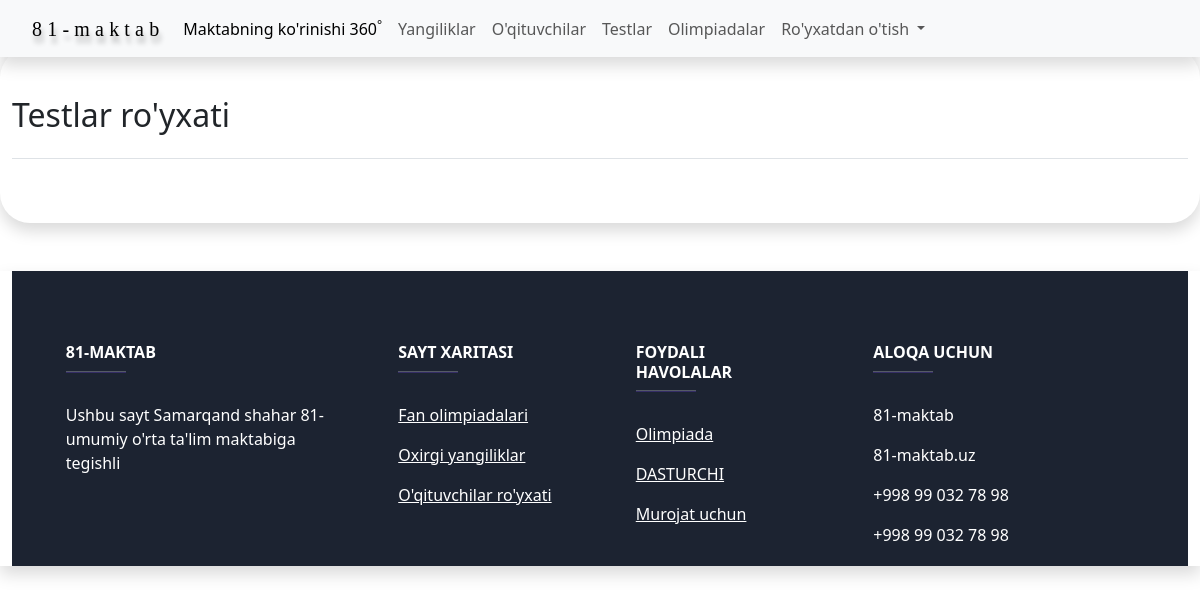
/test/, run on an earlier commit of the app's database.
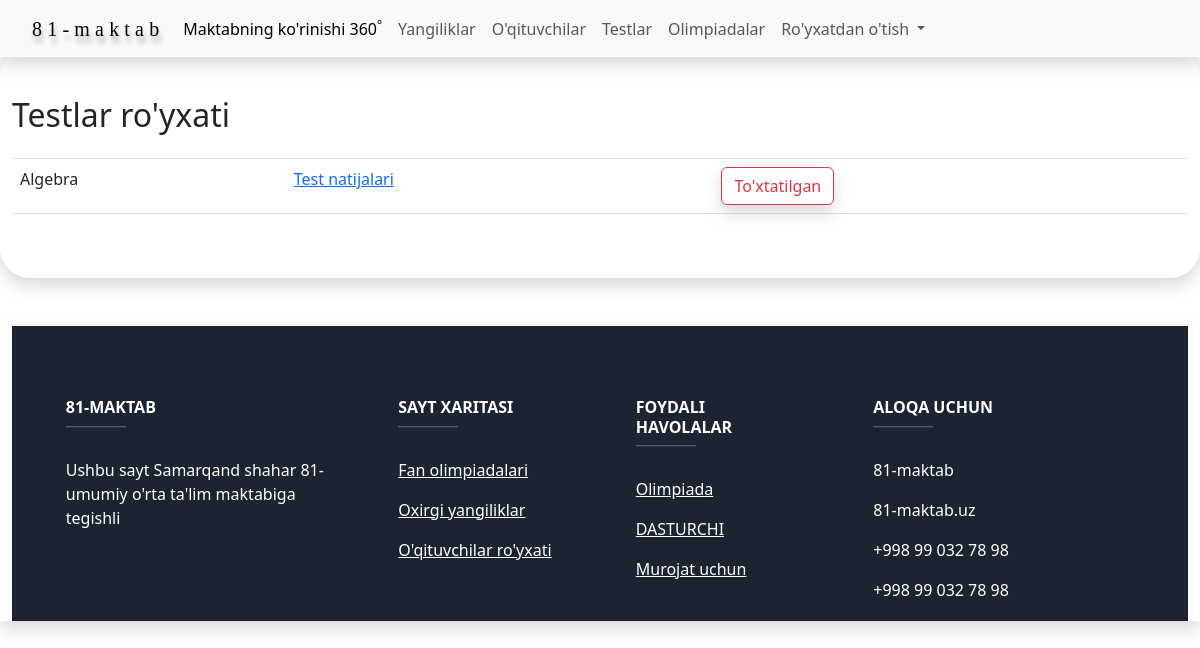
And on a later commit of the database.
### testlar/models.py (models this page shows, shortened)
class QuizModel(models.Model):
    title = models.CharField(max_length=50, verbose_name='Fan nomi')
    tugatish = models.BooleanField(default=False)
    class Meta:
        ordering = ['-id']
        verbose_name = "Yangi test qo'shish"
        verbose_name_plural = "Yangi test tuzish"

### testlar/views.py (the view)
# urls.py: path('', qiuz, name='qiuz'),
def qiuz(request):
    quizs = QuizModel.objects.all()
    context = {
        'quizs': quizs
    }
    return render(request, 'quiz.html', context)

### templates/quiz.html (shortened to what this page needs)
{% extends 'base.html' %}
{% load static %}
{% block content %}
<div style="border-radius: 30px;" class="container-fluid shadow py-5 mt-5">
    <h2>Testlar ro'yxati</h2>
    <table class="table">
      <thead>
        <tr>
          <th scope="col"></th>
          <th scope="col"></th>
          <th scope="col"></th>
        </tr>
      </thead>
        {% for quiz in quizs %}
            <tbody>
                <tr>
                  <td>{{ quiz.title }}</td>
                    <td><a target="_blank" href="{% url 'result_detail' quiz.id %}">Test natijalari</a></td>
                    {% if quiz.tugatish %}
                        <td>
<button type="button" class="btn btn-outline-danger shadow" data-bs-toggle="modal" data-bs-target="#staticBackdrop">
  To'xtatilgan
</button>
</td>
                    {% else %}
                        <td><a href="{% url 'quistion' quiz.id %}" class="btn btn-outline-primary">Qatnashish</a></td>
                    {% endif %}
                </tr>
            </tbody>
        {% endfor %}
    </table>
</div>
{% endblock content %}

### templates/base.html (shortened to what this page needs)
<!doctype html>
<html lang="en">
  <head>
    <link href="https://cdn.jsdelivr.net/npm/bootstrap@5.3.0-alpha1/dist/css/bootstrap.min.css" rel="stylesheet">
    <link href="https://getbootstrap.com/docs/5.3/dist/css/bootstrap.min.css" rel="stylesheet">
  </head>
  <body>
    <nav class="navbar navbar-expand-lg bg-body-tertiary shadow fixed-top">
  <div class="container-fluid">
    <a class="navbar-brand" href="{% url 'home' %}">
      <div class="wave">
        <span style="--item:1">8</span>
        <span style="--item:2">1</span>
        <span style="--item:3">-</span>
        <span style="--item:4">m</span>
        <span style="--item:5">a</span>
        <span style="--item:6">k</span>
        <span style="--item:7">t</span>
        <span style="--item:8">a</span>
        <span style="--item:9">b</span>
      </div>
    </a>
    <div class="collapse navbar-collapse" id="navbarSupportedContent">
      <ul class="navbar-nav me-auto mb-2 mb-lg-0">
        <li class="nav-item">
          <a class="nav-link active" aria-current="page" href="{% url 'map' %}">Maktabning ko'rinishi 360<sup>°</sup></a>
        </li>
        <li class="nav-item">
          <a class="nav-link" aria-current="page" href="{% url 'news' %}">Yangiliklar</a>
        </li>
        <li class="nav-item">
          <a class="nav-link" href="{% url 'teacher_info' %}">O'qituvchilar</a>
        </li>
        <li class="nav-item">
          <a class="nav-link" href="{% url 'qiuz' %}">Testlar</a>
        </li>
        <li class="nav-item">
          <a class="nav-link" href="https://maktab81c.up.railway.app/">Olimpiadalar</a>
        </li>
        {% if user.is_authenticated %}
          <li class="nav-item dropdown">
              <a class="nav-link dropdown-toggle" href="#" role="button" data-bs-toggle="dropdown" aria-expanded="false">
                {{ user.username.title }}
              </a>
                <ul class="dropdown-menu">
                  <li><a class="dropdown-item" href="#">{{ user.username.title }}</a></li>
                  <li><a class="dropdown-item" href="{% url 'logout' %}">Chiqish</a></li>
                </ul>
            </li>
        {% else %}
          <li class="nav-item dropdown">
            <a class="nav-link dropdown-toggle" href="#" role="button" data-bs-toggle="dropdown" aria-expanded="false">
              Ro'yxatdan o'tish
            </a>
          </li>
        {% endif %}
      </ul>
    </div>
  </div>
</nav>
    {% block content %}
    {% endblock content %}
    <div class="container-fluid mt-5 shadow">
  <footer
          class="text-center text-lg-end text-white"
          style="background-color: #1c2331"
          >
      <div>
      </div>
      <div class="container text-center text-md-start mt-5">
        <div class="row mt-3">
          <div class="col-md-3 col-lg-4 col-xl-3 mx-auto mb-4">
            <h6 class="text-uppercase fw-bold">81-maktab</h6>
            <hr
                class="mb-4 mt-0 d-inline-block mx-auto"
                style="width: 60px; background-color: #7c4dff; height: 2px"
                />
            <p>
              Ushbu sayt Samarqand shahar 81-umumiy o'rta ta'lim maktabiga tegishli
            </p>
          </div>
          <div class="col-md-2 col-lg-2 col-xl-2 mx-auto mb-4">
            <h6 class="text-uppercase fw-bold">Sayt xaritasi</h6>
            <hr
                class="mb-4 mt-0 d-inline-block mx-auto"
                style="width: 60px; background-color: #7c4dff; height: 2px"
                />
            <p>
              <a href="{% url 'qiuz' %}" class="text-white">Fan olimpiadalari</a>
            </p>
            <p>
              <a href="{% url 'news' %}" class="text-white">Oxirgi yangiliklar</a>
            </p>
            <p>
              <a href="{% url 'teacher_info' %}" class="text-white">O'qituvchilar ro'yxati</a>
            </p>
          </div>
          <div class="col-md-3 col-lg-2 col-xl-2 mx-auto mb-4">
            <h6 class="text-uppercase fw-bold">Foydali havolalar</h6>
            <hr
                class="mb-4 mt-0 d-inline-block mx-auto"
                style="width: 60px; background-color: #7c4dff; height: 2px"
                />
            <p>
              <a href="https://sodiq7898.pythonanywhere.com/" class="text-white">Olimpiada</a>
            </p>
            <p>
              <a href="http://sodiqoydinov.tilda.ws/" class="text-white">DASTURCHI</a>
            </p>
            <p>
              <a href="http://sodiqoydinov.tilda.ws/" class="text-white">Murojat uchun</a>
            </p>
          </div>
          <div class="col-md-4 col-lg-3 col-xl-3 mx-auto mb-md-0 mb-4">
            <h6 class="text-uppercase fw-bold">Aloqa uchun</h6>
            <hr
                class="mb-4 mt-0 d-inline-block mx-auto"
                style="width: 60px; background-color: #7c4dff; height: 2px"
                />
            <p>81-maktab</p>
            <p>81-maktab.uz</p>
            <p>+998 99 032 78 98</p>
            <p>+998 99 032 78 98</p>
          </div>
        </div>
      </div>
  </footer>
</div>
  </body>
</html>

### templates/base.html (style rules this page uses)
.wave { margin-top: 1px; margin-left: 20px; font-size: 20px; color: black; -webkit-box-reflect; below -20px linear-gradient(transparent, rgba(0,0,0,0.2)); text-shadow: 2px 7px 5px rgba(0,0,0,0.3), 0px -4px 10px rgba(255,255,255,0.3); }
.wave span { font-family: "Alfa Slab One", cursive; display: inline-block; animation: wave-anim 2.5s infinite; animation-delay: calc(0.1s * var(--item)); }

What changed in the data, as far as the page shows it:
added QuizModel: title "Algebra", tugatish "To'xtatilgan"
